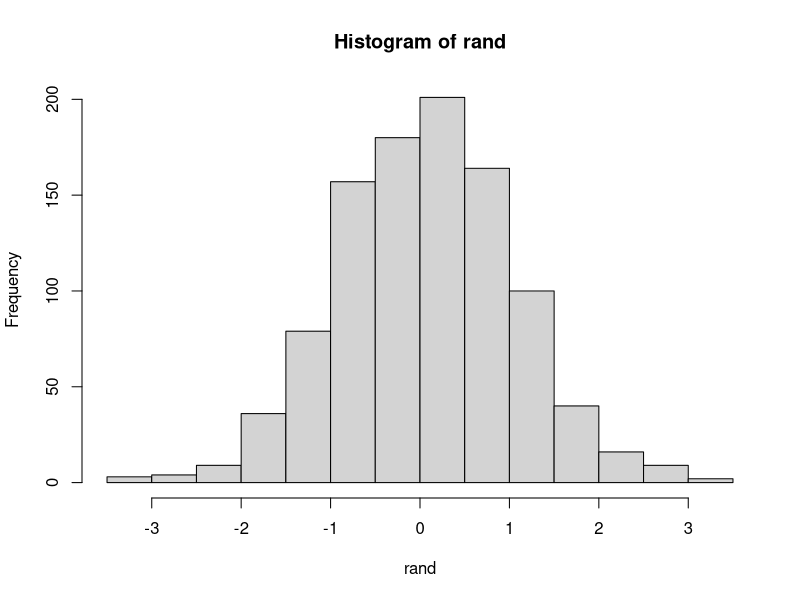
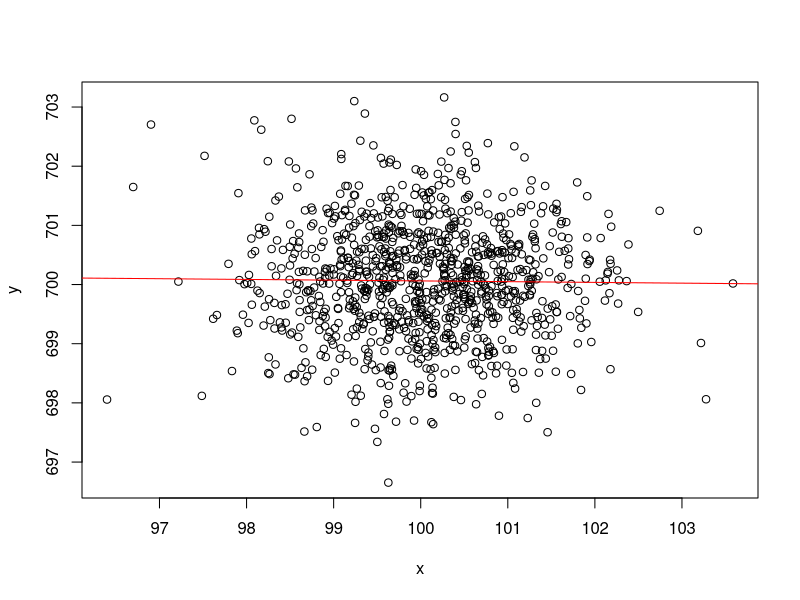

These figures' R source, in order:
2 + 2

# Comments start with #

# Assign objects to names for later
rand <- rnorm(1000)

# Many built in functions
hist(rand)

# Get help with ?
?hist

# Linear model ------------------------------------------------------------

x <- rnorm(1000, mean = 100)
y <- rnorm(1000, mean = 700)
plot(x, y)
model <- lm(y ~ x)
summary(model)
# Add the line of best fit
abline(model, col = "red")
